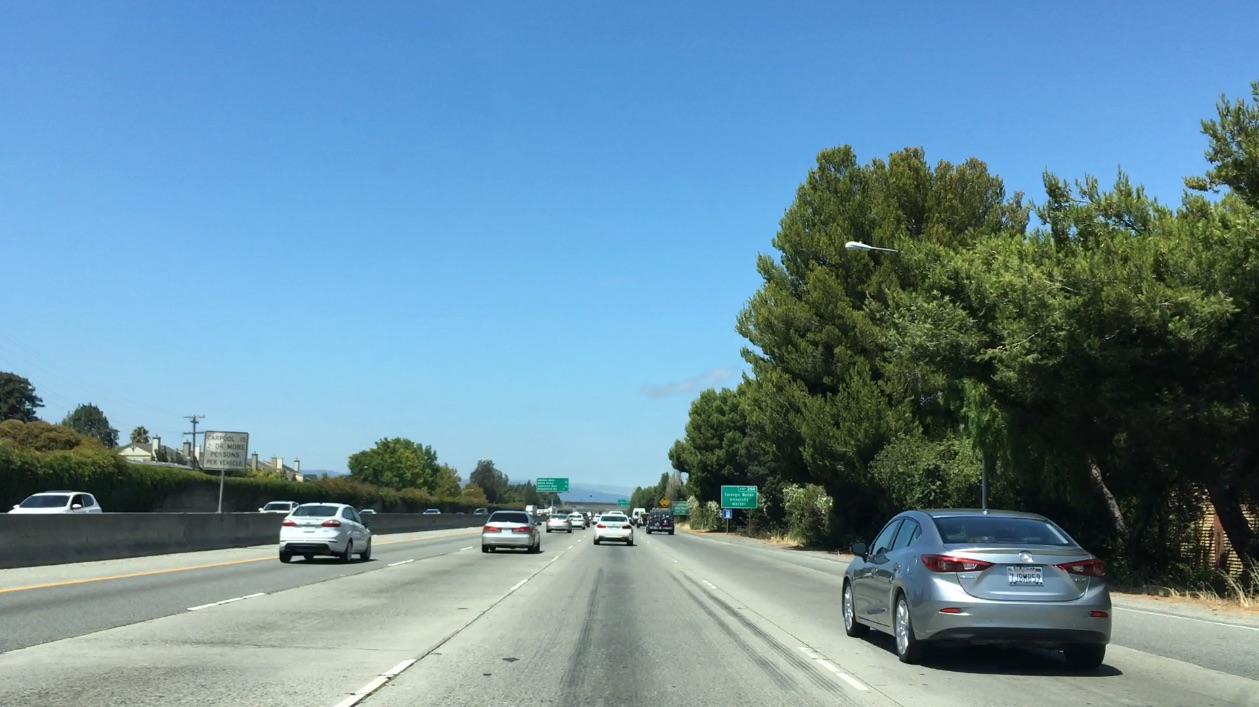
#> input picture Labs/Part 01/Module 04/Lesson 09/images/bbox-example-image.jpg, 1259 x 707 px
$ python template_match.py
#> lines starting #> are read from the running program, lines starting #| are printed output that depends on the picture
import numpy as np
import cv2
import matplotlib.pyplot as plt
import matplotlib.image as mpimg

image = mpimg.imread('./images/bbox-example-image.jpg')
#> image is the input picture: shape (707, 1259, 3); mean R, G, B 104.8, 141, 158.4
#image = mpimg.imread('temp-matching-example-2.jpg')
temp_prefix = "./images/cutouts/"
templist = ['cutout1.jpg', 'cutout2.jpg', 'cutout3.jpg',
            'cutout4.jpg', 'cutout5.jpg', 'cutout6.jpg']
for i in range(len(templist)):
    templist[i] = temp_prefix + templist[i]
method = cv2.TM_SQDIFF

# Here is your draw_boxes function from the previous exercise
def draw_boxes(img, bboxes, color=(0, 0, 255), thick=6):
    # Make a copy of the image
    imcopy = np.copy(img)
    # Iterate through the bounding boxes
    for bbox in bboxes:
        # Draw a rectangle given bbox coordinates
        cv2.rectangle(imcopy, bbox[0], bbox[1], color, thick)
    # Return the image copy with boxes drawn
    return imcopy


# Define a function that takes an image and a list of templates as inputs
# then searches the image and returns the a list of bounding boxes
# for matched templates
def find_matches(img, template_list):
    # Make a copy of the image to draw on
    # Define an empty list to take bbox coords
    bbox_list = []
    # Iterate through template list
    # Read in templates one by one
    # Use cv2.matchTemplate() to search the image
    #     using whichever of the OpenCV search methods you prefer
    # Use cv2.minMaxLoc() to extract the location of the best match
    # Determine bounding box corners for the match
    # Return the list of bounding boxes
    for template in template_list:
        template = mpimg.imread(template)
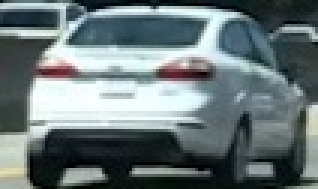
#> input picture Labs/Part 01/Module 04/Lesson 09/images/cutout1.jpg, 106 x 63 px, found by its file name (shown 3 times larger)
#> template is the input picture: shape (63, 106, 3); mean R, G, B 105.4, 118.5, 120.3
        result = cv2.matchTemplate(img, template, method)
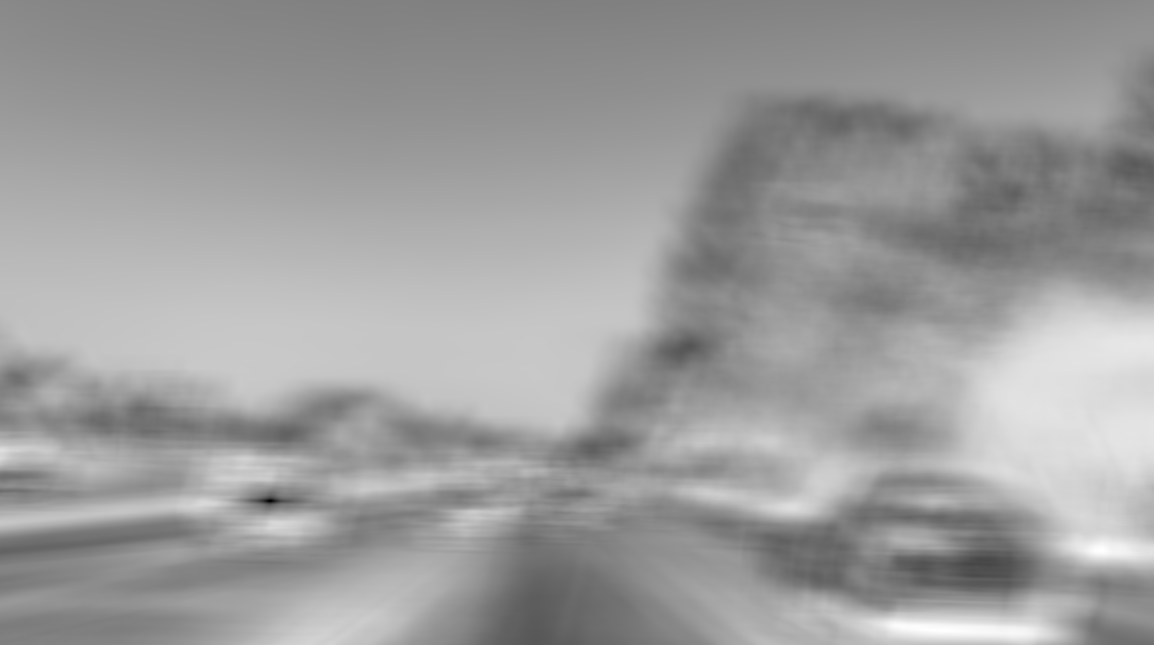
#> result: shape (645, 1154) float32; min 11411420, max 361114912, mean 227025552; drawn with min black and max white
        minval, maxval, minloc, maxloc = cv2.minMaxLoc(result)
#> minval = 11411420; maxval = 361114912; minloc = (270, 500); maxloc = (1102, 550)
        w, h = template.shape[1], template.shape[0]
#> w = 106; h = 63
        if method in [cv2.TM_SQDIFF, cv2.TM_SQDIFF_NORMED]:
            top_left = minloc
#> top_left = (270, 500)
        else:
            top_left = maxloc
        bottom_left = (top_left[0]+w, top_left[1]+h)
#> bottom_left = (376, 563)
        bbox_list.append((top_left, bottom_left))
#> pass 2 of the loop in find_matches, `for template in template_list:`:
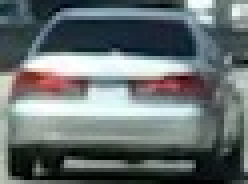
#> input picture Labs/Part 01/Module 04/Lesson 09/images/cutouts/cutout2.jpg, 62 x 46 px (shown 4 times larger)
#> in find_matches, template is the input picture: shape (46, 62, 3); mean R, G, B 103.4, 112.1, 112.8
#> in find_matches, `result = cv2.matchTemplate(img, template, method)`:
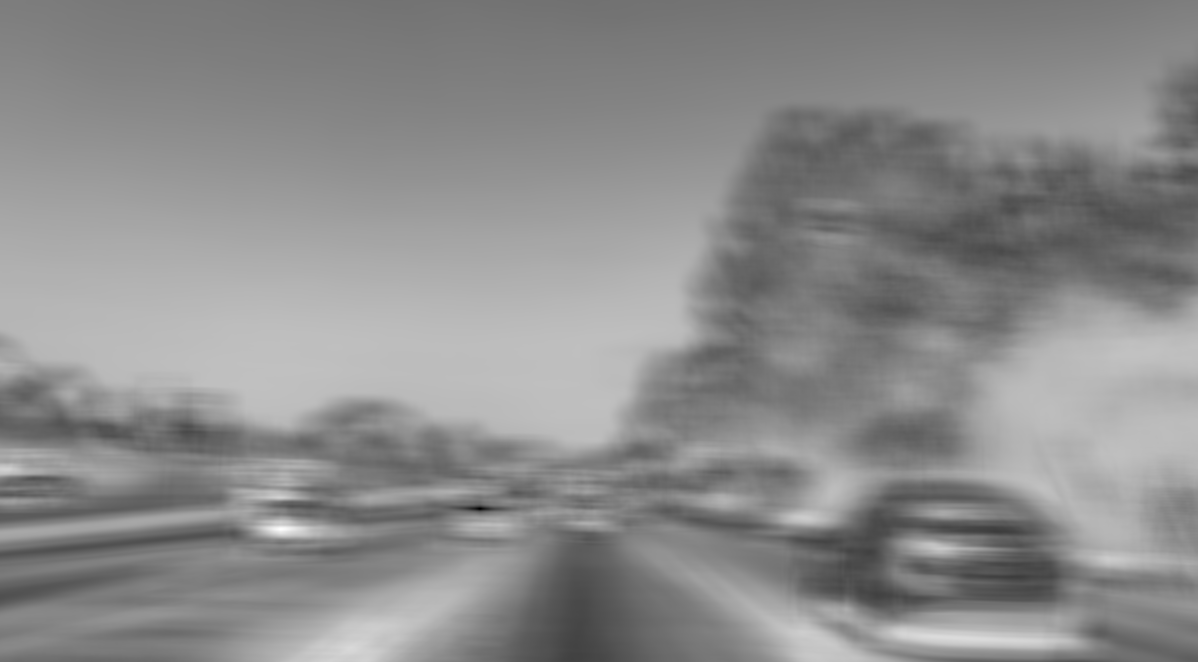
#> result: shape (662, 1198) float32; min 3478133, max 161354112, mean 90372928; drawn with min black and max white
#> minval = 3478133; maxval = 161354112; minloc = (479, 508); maxloc = (280, 529)
#> top_left = (479, 508)
#> bottom_left = (541, 554)
#> pass 3 of the loop in find_matches, `for template in template_list:`:
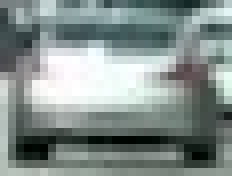
#> input picture Labs/Part 01/Module 04/Lesson 09/images/cutouts/cutout3.jpg, 29 x 22 px (shown 8 times larger)
#> in find_matches, template is the input picture: shape (22, 29, 3); mean R, G, B 131.5, 142.9, 140.1
#> in find_matches, `result = cv2.matchTemplate(img, template, method)`:
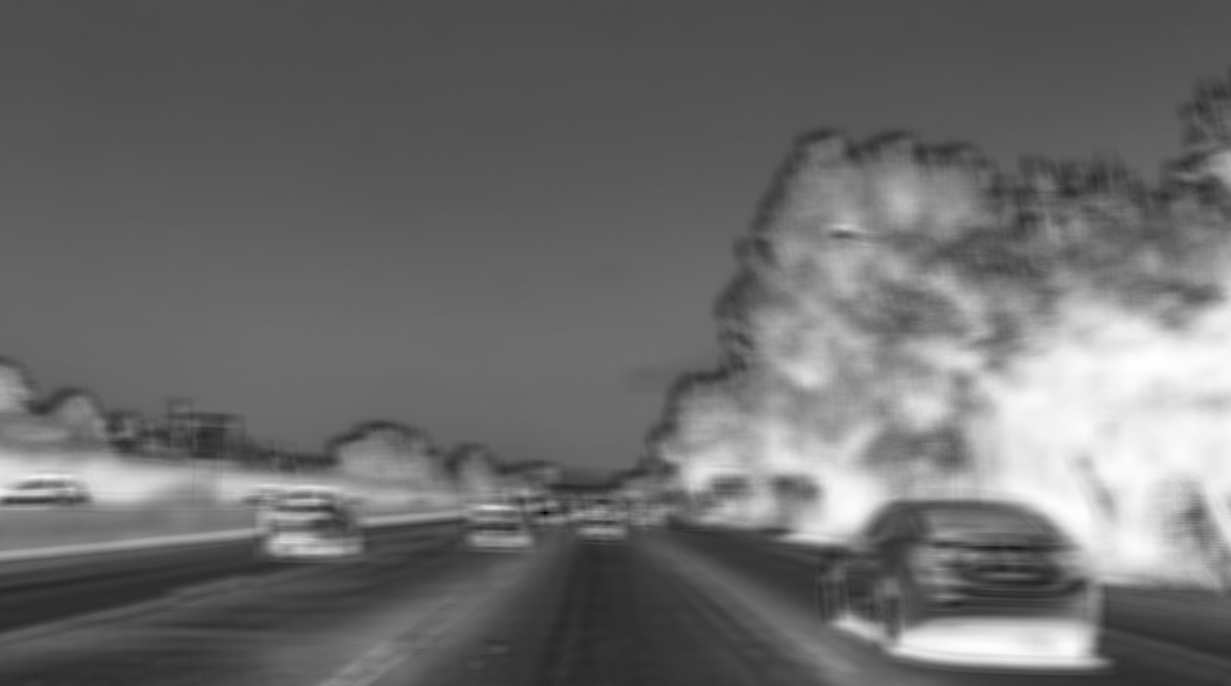
#> result: shape (686, 1231) float32; min 856521, max 38561972, mean 16935498; drawn with min black and max white
#> minval = 856521; maxval = 38561972; minloc = (545, 512); maxloc = (1145, 366)
#> top_left = (545, 512)
#> bottom_left = (574, 534)
#> the loop made 6 passes; the first 3 are shown
    return bbox_list

#> (the run stopped early here; a loop or call above may not have finished)
